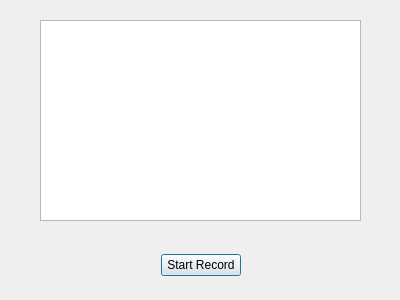
<?xml version="1.0" encoding="UTF-8"?>
<ui version="4.0">
 <class>Dialog</class>
 <widget class="QDialog" name="Dialog">
  <property name="geometry">
   <rect>
    <x>0</x>
    <y>0</y>
    <width>400</width>
    <height>300</height>
   </rect>
  </property>
  <property name="windowTitle">
   <string>Dialog</string>
  </property>
  <widget class="QWidget" name="layoutWidget">
   <property name="geometry">
    <rect>
     <x>0</x>
     <y>250</y>
     <width>401</width>
     <height>30</height>
    </rect>
   </property>
   <layout class="QHBoxLayout" name="horizontalLayout_2">
    <item>
     <spacer name="horizontalSpacer">
      <property name="orientation">
       <enum>Qt::Horizontal</enum>
      </property>
      <property name="sizeHint" stdset="0">
       <size>
        <width>150</width>
        <height>20</height>
       </size>
      </property>
     </spacer>
    </item>
    <item>
     <widget class="QPushButton" name="pushButton">
      <property name="text">
       <string>Start Record</string>
      </property>
     </widget>
    </item>
    <item>
     <spacer name="horizontalSpacer_2">
      <property name="orientation">
       <enum>Qt::Horizontal</enum>
      </property>
      <property name="sizeHint" stdset="0">
       <size>
        <width>150</width>
        <height>20</height>
       </size>
      </property>
     </spacer>
    </item>
   </layout>
  </widget>
  <widget class="QTextBrowser" name="textBrowser">
   <property name="geometry">
    <rect>
     <x>40</x>
     <y>20</y>
     <width>321</width>
     <height>201</height>
    </rect>
   </property>
  </widget>
 </widget>
 <resources/>
 <connections/>
</ui>
